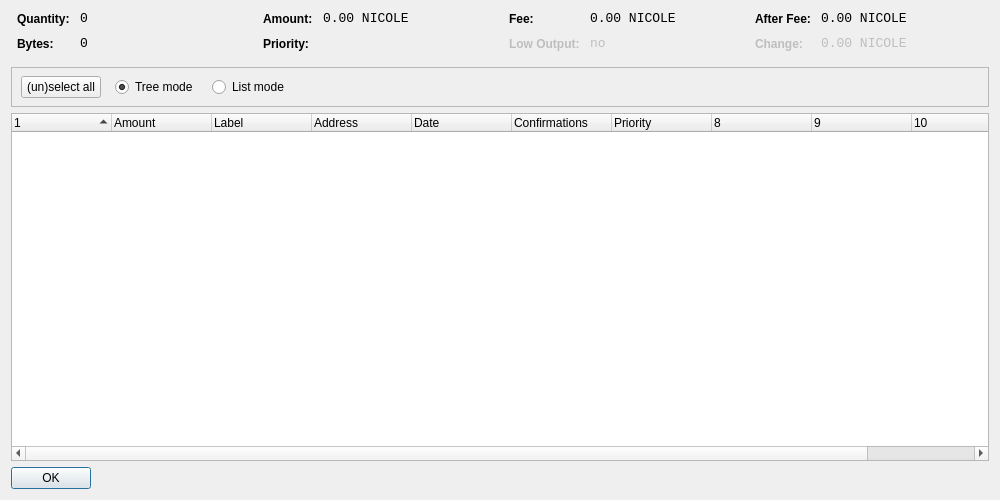
<?xml version="1.0" encoding="UTF-8"?>
<ui version="4.0">
 <class>CoinControlDialog</class>
 <widget class="QDialog" name="CoinControlDialog">
  <property name="geometry">
   <rect>
    <x>0</x>
    <y>0</y>
    <width>1000</width>
    <height>500</height>
   </rect>
  </property>
  <property name="windowTitle">
   <string>Coin Control</string>
  </property>
  <property name="autoFillBackground">
   <bool>true</bool>
  </property>
  <layout class="QVBoxLayout" name="verticalLayout">
   <item>
    <layout class="QHBoxLayout" name="horizontalLayoutTop" stretch="0,0,0,0">
     <property name="topMargin">
      <number>0</number>
     </property>
     <property name="bottomMargin">
      <number>10</number>
     </property>
     <item>
      <layout class="QFormLayout" name="formLayoutCoinControl1">
       <property name="horizontalSpacing">
        <number>10</number>
       </property>
       <property name="verticalSpacing">
        <number>10</number>
       </property>
       <property name="leftMargin">
        <number>6</number>
       </property>
       <property name="rightMargin">
        <number>6</number>
       </property>
       <item row="0" column="0">
        <widget class="QLabel" name="labelCoinControlQuantityText">
         <property name="styleSheet">
          <string notr="true">font-weight:bold;</string>
         </property>
         <property name="text">
          <string>Quantity:</string>
         </property>
        </widget>
       </item>
       <item row="0" column="1">
        <widget class="QLabel" name="labelCoinControlQuantity">
         <property name="font">
          <font>
           <family>Monospace</family>
           <pointsize>10</pointsize>
          </font>
         </property>
         <property name="cursor">
          <cursorShape>IBeamCursor</cursorShape>
         </property>
         <property name="contextMenuPolicy">
          <enum>Qt::ActionsContextMenu</enum>
         </property>
         <property name="text">
          <string notr="true">0</string>
         </property>
         <property name="textInteractionFlags">
          <set>Qt::LinksAccessibleByMouse|Qt::TextSelectableByKeyboard|Qt::TextSelectableByMouse</set>
         </property>
        </widget>
       </item>
       <item row="1" column="0">
        <widget class="QLabel" name="labelCoinControlBytesText">
         <property name="styleSheet">
          <string notr="true">font-weight:bold;</string>
         </property>
         <property name="text">
          <string>Bytes:</string>
         </property>
        </widget>
       </item>
       <item row="1" column="1">
        <widget class="QLabel" name="labelCoinControlBytes">
         <property name="font">
          <font>
           <family>Monospace</family>
           <pointsize>10</pointsize>
          </font>
         </property>
         <property name="cursor">
          <cursorShape>IBeamCursor</cursorShape>
         </property>
         <property name="contextMenuPolicy">
          <enum>Qt::ActionsContextMenu</enum>
         </property>
         <property name="text">
          <string notr="true">0</string>
         </property>
         <property name="textInteractionFlags">
          <set>Qt::LinksAccessibleByMouse|Qt::TextSelectableByKeyboard|Qt::TextSelectableByMouse</set>
         </property>
        </widget>
       </item>
      </layout>
     </item>
     <item>
      <layout class="QFormLayout" name="formLayoutCoinControl2">
       <property name="horizontalSpacing">
        <number>10</number>
       </property>
       <property name="verticalSpacing">
        <number>10</number>
       </property>
       <property name="leftMargin">
        <number>6</number>
       </property>
       <property name="rightMargin">
        <number>6</number>
       </property>
       <item row="0" column="0">
        <widget class="QLabel" name="labelCoinControlAmountText">
         <property name="styleSheet">
          <string notr="true">font-weight:bold;</string>
         </property>
         <property name="text">
          <string>Amount:</string>
         </property>
        </widget>
       </item>
       <item row="0" column="1">
        <widget class="QLabel" name="labelCoinControlAmount">
         <property name="font">
          <font>
           <family>Monospace</family>
           <pointsize>10</pointsize>
          </font>
         </property>
         <property name="cursor">
          <cursorShape>IBeamCursor</cursorShape>
         </property>
         <property name="contextMenuPolicy">
          <enum>Qt::ActionsContextMenu</enum>
         </property>
         <property name="text">
          <string notr="true">0.00 NICOLE</string>
         </property>
         <property name="textInteractionFlags">
          <set>Qt::LinksAccessibleByMouse|Qt::TextSelectableByKeyboard|Qt::TextSelectableByMouse</set>
         </property>
        </widget>
       </item>
       <item row="1" column="0">
        <widget class="QLabel" name="labelCoinControlPriorityText">
         <property name="styleSheet">
          <string notr="true">font-weight:bold;</string>
         </property>
         <property name="text">
          <string>Priority:</string>
         </property>
        </widget>
       </item>
       <item row="1" column="1">
        <widget class="QLabel" name="labelCoinControlPriority">
         <property name="font">
          <font>
           <family>Monospace</family>
           <pointsize>10</pointsize>
          </font>
         </property>
         <property name="cursor">
          <cursorShape>IBeamCursor</cursorShape>
         </property>
         <property name="contextMenuPolicy">
          <enum>Qt::ActionsContextMenu</enum>
         </property>
         <property name="text">
          <string/>
         </property>
         <property name="textInteractionFlags">
          <set>Qt::LinksAccessibleByMouse|Qt::TextSelectableByKeyboard|Qt::TextSelectableByMouse</set>
         </property>
        </widget>
       </item>
      </layout>
     </item>
     <item>
      <layout class="QFormLayout" name="formLayoutCoinControl3">
       <property name="horizontalSpacing">
        <number>10</number>
       </property>
       <property name="verticalSpacing">
        <number>10</number>
       </property>
       <property name="leftMargin">
        <number>6</number>
       </property>
       <property name="rightMargin">
        <number>6</number>
       </property>
       <item row="0" column="0">
        <widget class="QLabel" name="labelCoinControlFeeText">
         <property name="styleSheet">
          <string notr="true">font-weight:bold;</string>
         </property>
         <property name="text">
          <string>Fee:</string>
         </property>
        </widget>
       </item>
       <item row="0" column="1">
        <widget class="QLabel" name="labelCoinControlFee">
         <property name="font">
          <font>
           <family>Monospace</family>
           <pointsize>10</pointsize>
          </font>
         </property>
         <property name="cursor">
          <cursorShape>IBeamCursor</cursorShape>
         </property>
         <property name="contextMenuPolicy">
          <enum>Qt::ActionsContextMenu</enum>
         </property>
         <property name="text">
          <string notr="true">0.00 NICOLE</string>
         </property>
         <property name="textInteractionFlags">
          <set>Qt::LinksAccessibleByMouse|Qt::TextSelectableByKeyboard|Qt::TextSelectableByMouse</set>
         </property>
        </widget>
       </item>
       <item row="1" column="0">
        <widget class="QLabel" name="labelCoinControlLowOutputText">
         <property name="enabled">
          <bool>false</bool>
         </property>
         <property name="styleSheet">
          <string notr="true">font-weight:bold;</string>
         </property>
         <property name="text">
          <string>Low Output:</string>
         </property>
        </widget>
       </item>
       <item row="1" column="1">
        <widget class="QLabel" name="labelCoinControlLowOutput">
         <property name="enabled">
          <bool>false</bool>
         </property>
         <property name="font">
          <font>
           <family>Monospace</family>
           <pointsize>10</pointsize>
          </font>
         </property>
         <property name="cursor">
          <cursorShape>IBeamCursor</cursorShape>
         </property>
         <property name="contextMenuPolicy">
          <enum>Qt::ActionsContextMenu</enum>
         </property>
         <property name="text">
          <string notr="true">no</string>
         </property>
         <property name="textInteractionFlags">
          <set>Qt::LinksAccessibleByMouse|Qt::TextSelectableByKeyboard|Qt::TextSelectableByMouse</set>
         </property>
        </widget>
       </item>
      </layout>
     </item>
     <item>
      <layout class="QFormLayout" name="formLayoutCoinControl4">
       <property name="horizontalSpacing">
        <number>10</number>
       </property>
       <property name="verticalSpacing">
        <number>10</number>
       </property>
       <property name="leftMargin">
        <number>6</number>
       </property>
       <property name="rightMargin">
        <number>6</number>
       </property>
       <item row="0" column="0">
        <widget class="QLabel" name="labelCoinControlAfterFeeText">
         <property name="styleSheet">
          <string notr="true">font-weight:bold;</string>
         </property>
         <property name="text">
          <string>After Fee:</string>
         </property>
        </widget>
       </item>
       <item row="0" column="1">
        <widget class="QLabel" name="labelCoinControlAfterFee">
         <property name="font">
          <font>
           <family>Monospace</family>
           <pointsize>10</pointsize>
          </font>
         </property>
         <property name="cursor">
          <cursorShape>IBeamCursor</cursorShape>
         </property>
         <property name="contextMenuPolicy">
          <enum>Qt::ActionsContextMenu</enum>
         </property>
         <property name="text">
          <string notr="true">0.00 NICOLE</string>
         </property>
         <property name="textInteractionFlags">
          <set>Qt::LinksAccessibleByMouse|Qt::TextSelectableByKeyboard|Qt::TextSelectableByMouse</set>
         </property>
        </widget>
       </item>
       <item row="1" column="0">
        <widget class="QLabel" name="labelCoinControlChangeText">
         <property name="enabled">
          <bool>false</bool>
         </property>
         <property name="styleSheet">
          <string notr="true">font-weight:bold;</string>
         </property>
         <property name="text">
          <string>Change:</string>
         </property>
        </widget>
       </item>
       <item row="1" column="1">
        <widget class="QLabel" name="labelCoinControlChange">
         <property name="enabled">
          <bool>false</bool>
         </property>
         <property name="font">
          <font>
           <family>Monospace</family>
           <pointsize>10</pointsize>
          </font>
         </property>
         <property name="cursor">
          <cursorShape>IBeamCursor</cursorShape>
         </property>
         <property name="contextMenuPolicy">
          <enum>Qt::ActionsContextMenu</enum>
         </property>
         <property name="text">
          <string notr="true">0.00 NICOLE</string>
         </property>
         <property name="textInteractionFlags">
          <set>Qt::LinksAccessibleByMouse|Qt::TextSelectableByKeyboard|Qt::TextSelectableByMouse</set>
         </property>
        </widget>
       </item>
      </layout>
     </item>
    </layout>
   </item>
   <item>
    <widget class="QFrame" name="frame">
     <property name="minimumSize">
      <size>
       <width>0</width>
       <height>40</height>
      </size>
     </property>
     <property name="frameShape">
      <enum>QFrame::StyledPanel</enum>
     </property>
     <property name="frameShadow">
      <enum>QFrame::Sunken</enum>
     </property>
     <widget class="QWidget" name="horizontalLayoutWidget">
      <property name="geometry">
       <rect>
        <x>10</x>
        <y>0</y>
        <width>781</width>
        <height>41</height>
       </rect>
      </property>
      <layout class="QHBoxLayout" name="horizontalLayoutPanel" stretch="0,0,0,0">
       <property name="spacing">
        <number>14</number>
       </property>
       <item>
        <widget class="QPushButton" name="pushButtonSelectAll">
         <property name="sizePolicy">
          <sizepolicy hsizetype="Maximum" vsizetype="Fixed">
           <horstretch>0</horstretch>
           <verstretch>0</verstretch>
          </sizepolicy>
         </property>
         <property name="text">
          <string>(un)select all</string>
         </property>
        </widget>
       </item>
       <item>
        <widget class="QRadioButton" name="radioTreeMode">
         <property name="sizePolicy">
          <sizepolicy hsizetype="Maximum" vsizetype="Fixed">
           <horstretch>0</horstretch>
           <verstretch>0</verstretch>
          </sizepolicy>
         </property>
         <property name="text">
          <string>Tree mode</string>
         </property>
         <property name="checked">
          <bool>true</bool>
         </property>
        </widget>
       </item>
       <item>
        <widget class="QRadioButton" name="radioListMode">
         <property name="sizePolicy">
          <sizepolicy hsizetype="Maximum" vsizetype="Fixed">
           <horstretch>0</horstretch>
           <verstretch>0</verstretch>
          </sizepolicy>
         </property>
         <property name="text">
          <string>List mode</string>
         </property>
        </widget>
       </item>
       <item>
        <spacer name="horizontalSpacer">
         <property name="orientation">
          <enum>Qt::Horizontal</enum>
         </property>
         <property name="sizeHint" stdset="0">
          <size>
           <width>40</width>
           <height>20</height>
          </size>
         </property>
        </spacer>
       </item>
      </layout>
     </widget>
    </widget>
   </item>
   <item>
    <widget class="CoinControlTreeWidget" name="treeWidget">
     <property name="contextMenuPolicy">
      <enum>Qt::CustomContextMenu</enum>
     </property>
     <property name="sortingEnabled">
      <bool>false</bool>
     </property>
     <property name="columnCount">
      <number>11</number>
     </property>
     <attribute name="headerShowSortIndicator" stdset="0">
      <bool>true</bool>
     </attribute>
     <attribute name="headerStretchLastSection">
      <bool>false</bool>
     </attribute>
     <column>
      <property name="text">
       <string/>
      </property>
     </column>
     <column>
      <property name="text">
       <string>Amount</string>
      </property>
     </column>
     <column>
      <property name="text">
       <string>Label</string>
      </property>
     </column>
     <column>
      <property name="text">
       <string>Address</string>
      </property>
     </column>
     <column>
      <property name="text">
       <string>Date</string>
      </property>
     </column>
     <column>
      <property name="text">
       <string>Confirmations</string>
      </property>
      <property name="toolTip">
       <string>Confirmed</string>
      </property>
     </column>
     <column>
      <property name="text">
       <string>Priority</string>
      </property>
     </column>
     <column>
      <property name="text">
       <string/>
      </property>
     </column>
     <column>
      <property name="text">
       <string/>
      </property>
     </column>
     <column>
      <property name="text">
       <string/>
      </property>
     </column>
     <column>
      <property name="text">
       <string/>
      </property>
     </column>
    </widget>
   </item>
   <item>
    <widget class="QDialogButtonBox" name="buttonBox">
     <property name="sizePolicy">
      <sizepolicy hsizetype="Maximum" vsizetype="Fixed">
       <horstretch>0</horstretch>
       <verstretch>0</verstretch>
      </sizepolicy>
     </property>
     <property name="orientation">
      <enum>Qt::Horizontal</enum>
     </property>
     <property name="standardButtons">
      <set>QDialogButtonBox::Ok</set>
     </property>
    </widget>
   </item>
  </layout>
 </widget>
 <customwidgets>
  <customwidget>
   <class>CoinControlTreeWidget</class>
   <extends>QTreeWidget</extends>
   <header>coincontroltreewidget.h</header>
  </customwidget>
 </customwidgets>
 <resources/>
 <connections/>
</ui>
